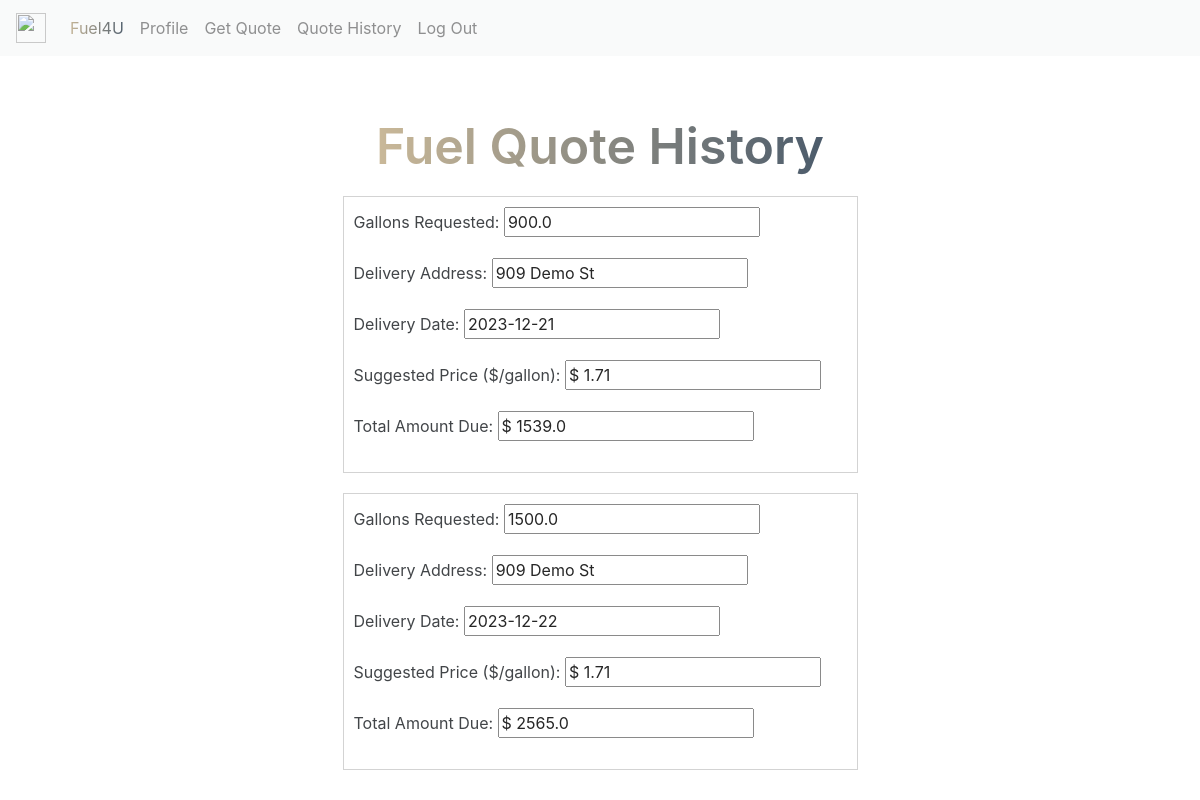
Screenshot of /quote_history (signed in) with the database file from the repository.
### website/models.py (models this page shows, shortened)
class Quote(db.Model):
    id = db.Column(db.Integer, primary_key=True)
    gallons_requested = db.Column(db.Float, nullable=False)
    delivery_date = db.Column(db.Date, nullable=False)
    suggested_price = db.Column(db.Float)
    total_amount_due = db.Column(db.Float)
    state = db.Column(db.String(2))
    address = db.Column(db.String(150))
    user_id = db.Column(db.Integer, db.ForeignKey('user.id'), nullable=False)
    user = db.relationship('User', back_populates="quotes")

### website/views.py (the view)
@views.route('/quote_history')
def quotehistory():
    return render_template("quotehistory.html", user=current_user)

### website/__init__.py (called while the page is built)
def create_app():
    app = Flask(__name__)
    app.config['SECRET_KEY'] = 'hjshjhdjah kjshkjdhjs'
    app.config['SQLALCHEMY_DATABASE_URI'] = f'sqlite:///{DB_NAME}'
    db.init_app(app)
    from .views import views
    from .auth import auth
    app.register_blueprint(views, url_prefix='/')
    app.register_blueprint(auth, url_prefix='/')
    from .models import User, Quote
    with app.app_context():
        db.create_all()
    login_manager = LoginManager()
    login_manager.login_view = 'auth.login'
    login_manager.init_app(app)
    @login_manager.user_loader
    def load_user(user_id):
        return User.query.filter_by(username=user_id).first()
    return app

### website/templates/quotehistory.html
{% extends "base.html" %} {% block title %}Quote History{% endblock %}
{% block content %}
<div style="padding: 20px; margin: 0 auto; margin-top: 40px; background-color: white; opacity: 85%; width: 50%;">
    <h3 align="center">Fuel Quote History</h3>
    {% for quote in user.quotes[::-1] %}
    <form method="GET" style="margin-top: 20px; border: 1px solid #ccc; padding: 10px;">
        <div class="form-group">
            <label for="gallonsRequested{{ loop.index }}">Gallons Requested:</label>
            <input type="text" id="gallonsRequested{{ loop.index }}" name="gallonsRequested{{ loop.index }}" readonly value="{{ quote.gallons_requested }}">
        </div>
        <div class="form-group">
            <label for="deliveryAddress{{ loop.index }}">Delivery Address:</label>
            <input type="text" id="deliveryAddress{{ loop.index }}" name="deliveryAddress{{ loop.index }}" readonly value="{{ quote.address }}">
        </div>
        <div class="form-group">
            <label for="deliveryDate{{ loop.index }}">Delivery Date:</label>
            <input type="text" id="deliveryDate{{ loop.index }}" name="deliveryDate{{ loop.index }}" readonly value="{{ quote.delivery_date }}">
        </div>
        <div class="form-group">
            <label for="suggestedPrice{{ loop.index }}">Suggested Price ($/gallon):</label>
            <input type="text" id="suggestedPrice{{ loop.index }}" name="suggestedPrice{{ loop.index }}" readonly value="$ {{ quote.suggested_price }}">
        </div>
        <div class="form-group">
            <label for="totalAmount{{ loop.index }}">Total Amount Due:</label>
            <input type="text" id="totalAmount{{ loop.index }}" name="totalAmount{{ loop.index }}" readonly value="$ {{ quote.total_amount_due }}">
        </div>
    </form>
    {% endfor %}
</div>
{% endblock %}

### rows the page displays
Quote: gallons_requested "900.0", address "909 Demo St", delivery_date "2023-12-21", suggested_price "$ 1.71", total_amount_due "$ 1539.0"
Quote: gallons_requested "1500.0", address "909 Demo St", delivery_date "2023-12-22", suggested_price "$ 1.71", total_amount_due "$ 2565.0"
